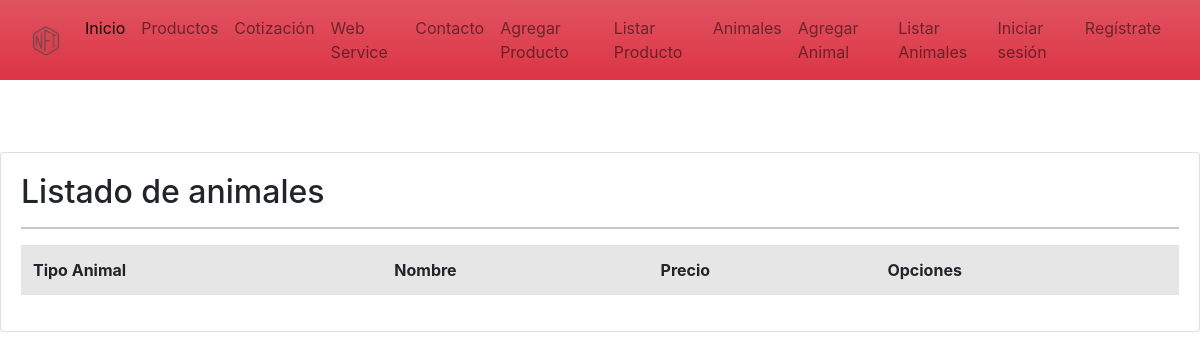
Before: /listar-animales/ with the older database file.
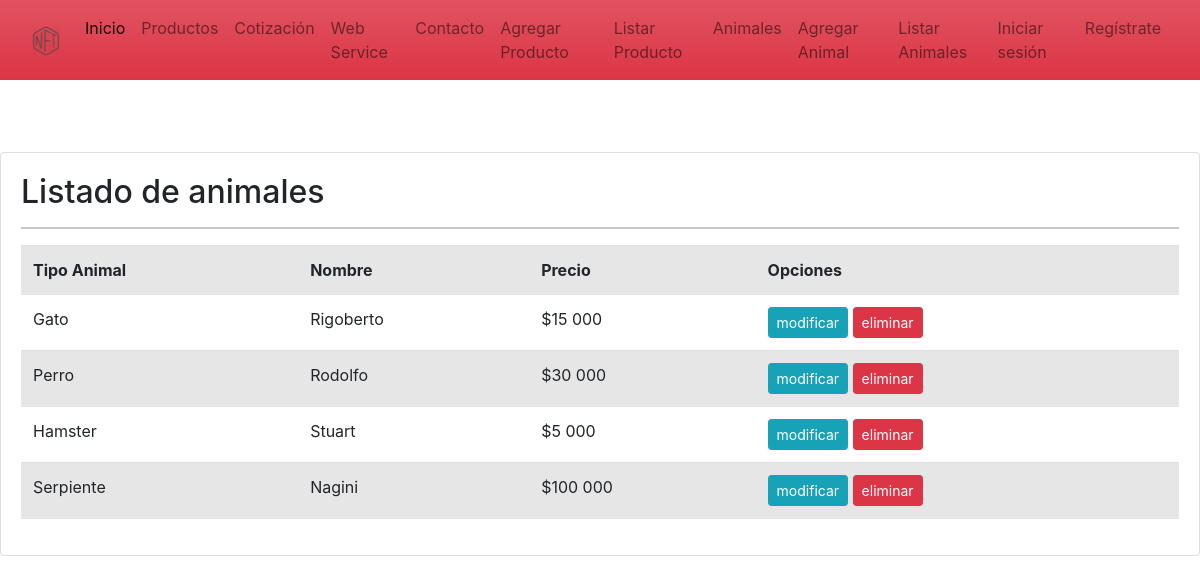
After: the same page with the newer database file.
### app/models.py (models this page shows, shortened)
class Animal(models.Model):
    nombreA = models.CharField(max_length=50)
    precio = models.IntegerField()
    descripcion = models.TextField()
    tipo_animal = models.ForeignKey(Tipo_animal, on_delete=models.PROTECT)

class Tipo_animal(models.Model):
    nombreA = models.CharField(max_length=50)
    def __str__(self):
        return self.nombreA

### app/views.py (the view)
# urls.py: path('listar-animales/', listar_animales, name="listar_animales"),
def listar_animales(request):
    animales = Animal.objects.all()
    data = {
        'animales': animales
    }
    return render(request, 'app/animal/listar.html',data)

### app/templates/app/animal/listar.html
{% extends 'app/base.html' %}
{% block contenido %}
{% load humanize %}
<br>
<br>
<br>
<div class="card">
    <div class="card-body">
        <h2>Listado de animales</h2>
        <hr>
        <table class="table table-striped table-hover table-responsive-sm">
            <tr>
                <th>Tipo Animal</th>
                <th>Nombre</th>
                <th>Precio</th>
                <th>Opciones</th>
            </tr>
            {% for p in animales %}
            <tr>
                <td> {{ p.tipo_animal| capfirst }}  </td>
                <td> {{ p.nombreA | title }}  </td>
                <td> ${{ p.precio | intcomma }}  </td>
                <td>
                    <a href="{% url 'modificar_animal' p.id %}" class="btn btn-info btn-sm">modificar</a>
                    <a href="{% url 'eliminar_animal' p.id %}" class="btn btn-danger btn-sm">eliminar</a>
                </td>
            </tr>
            {% endfor %}
        </table>
    </div>
</div>
{% endblock %}

Changed rows visible on the page:
added Animal: tipo_animal "Gato", nombreA "Rigoberto", precio "15 000"
added Animal: tipo_animal "Perro", nombreA "Rodolfo", precio "30 000"
added Animal: tipo_animal "Hamster", nombreA "Stuart", precio "5 000"
added Animal: tipo_animal "Serpiente", nombreA "Nagini", precio "100 000"
